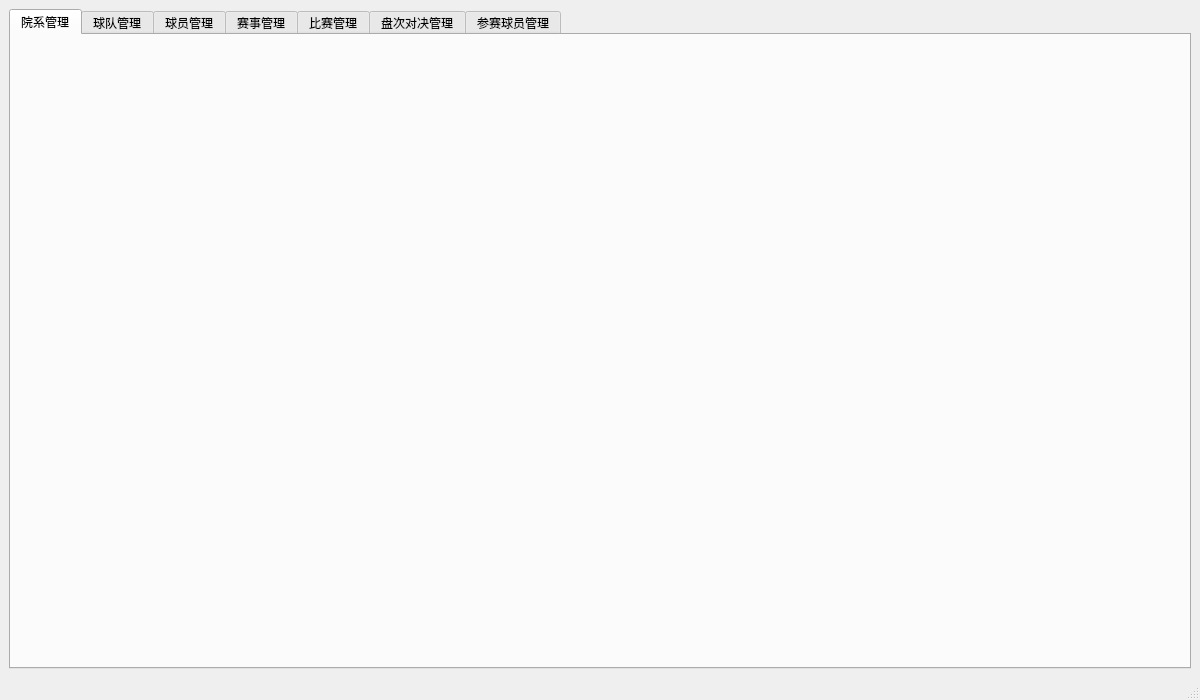
<?xml version="1.0" encoding="UTF-8"?>
<ui version="4.0">
 <class>MainWindow</class>
 <widget class="QMainWindow" name="MainWindow">
  <property name="geometry">
   <rect>
    <x>0</x>
    <y>0</y>
    <width>1200</width>
    <height>700</height>
   </rect>
  </property>
  <property name="windowTitle">
   <string>乒乓球赛事管理系统</string>
  </property>
  <widget class="QWidget" name="centralwidget">
   <layout class="QVBoxLayout" name="verticalLayout">
    <item>
     <widget class="QTabWidget" name="tabWidget">
      <property name="currentIndex">
       <number>0</number>
      </property>
      <widget class="QWidget" name="collegeTab">
       <attribute name="title">
        <string>院系管理</string>
       </attribute>
       <layout class="QVBoxLayout" name="collegeLayout"/>
      </widget>
      <widget class="QWidget" name="teamTab">
       <attribute name="title">
        <string>球队管理</string>
       </attribute>
       <layout class="QVBoxLayout" name="teamLayout"/>
      </widget>
      <widget class="QWidget" name="playerTab">
       <attribute name="title">
        <string>球员管理</string>
       </attribute>
       <layout class="QVBoxLayout" name="playerLayout"/>
      </widget>
      <widget class="QWidget" name="tournamentTab">
       <attribute name="title">
        <string>赛事管理</string>
       </attribute>
       <layout class="QVBoxLayout" name="tournamentLayout"/>
      </widget>
      <widget class="QWidget" name="matchTab">
       <attribute name="title">
        <string>比赛管理</string>
       </attribute>
       <layout class="QVBoxLayout" name="matchLayout"/>
      </widget>
      <widget class="QWidget" name="gameTab">
       <attribute name="title">
        <string>盘次对决管理</string>
       </attribute>
       <layout class="QVBoxLayout" name="gameLayout"/>
      </widget>
      <widget class="QWidget" name="playerInGameTab">
       <attribute name="title">
        <string>参赛球员管理</string>
       </attribute>
       <layout class="QVBoxLayout" name="playerInGameLayout"/>
      </widget>
     </widget>
    </item>
   </layout>
  </widget>
  <widget class="QMenuBar" name="menubar">
   <property name="geometry">
    <rect>
     <x>0</x>
     <y>0</y>
     <width>1200</width>
     <height>22</height>
    </rect>
   </property>
  </widget>
  <widget class="QStatusBar" name="statusbar"/>
 </widget>
 <resources/>
 <connections/>
</ui>
